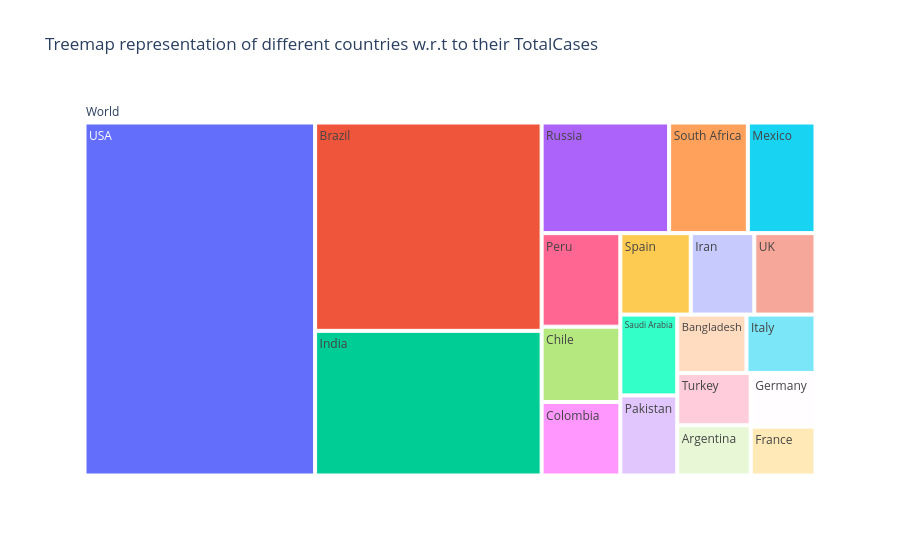

The notebook cell this image was saved under:
### Code cell
countries = world_data.iloc[0:20]['Country/Region'].tolist()
cases = world_data.iloc[0:20]['TotalCases'].tolist()

fig = go.Figure(
    go.Treemap(
        labels=['World'] + countries,
        parents=[''] + ['World'] * 20,
        values=[sum(cases)] + cases,
        branchvalues='total'
    )
)

fig.update_layout(
    title='Treemap representation of different countries w.r.t to their TotalCases'
)

fig.show()

### Figure 1 — Plotly figure (JSON) as saved in the notebook; plotly's stock layout.template omitted (floating-point values rounded to 4 significant figures)
{"data": [{"branchvalues": "total", "labels": ["World", "USA", "Brazil", "India", "Russia", "South Africa", "Mexico", "Peru", "Chile", "Colombia", "Spain", "Iran", "UK", "Saudi Arabia", "Pakistan", "Bangladesh", "Italy", "Turkey", "Argentina", "Germany", "France"], "parents": ["", "World", "World", "World", "World", "World", "World", "World", "World", "World", "World", "World", "World", "World", "World", "World", "World", "World", "World", "World", "World"], "type": "treemap", "values": [15951736, 5032179, 2917562, 2025409, 871894, 538184, 462690, 455409, 366671, 357710, 354530, 320117, 308134, 284226, 281863, 249651, 249204, 237265, 228195, 215210, 195633]}], "layout": {"title": {"text": "Treemap representation of different countries w.r.t to their TotalCases"}}}
